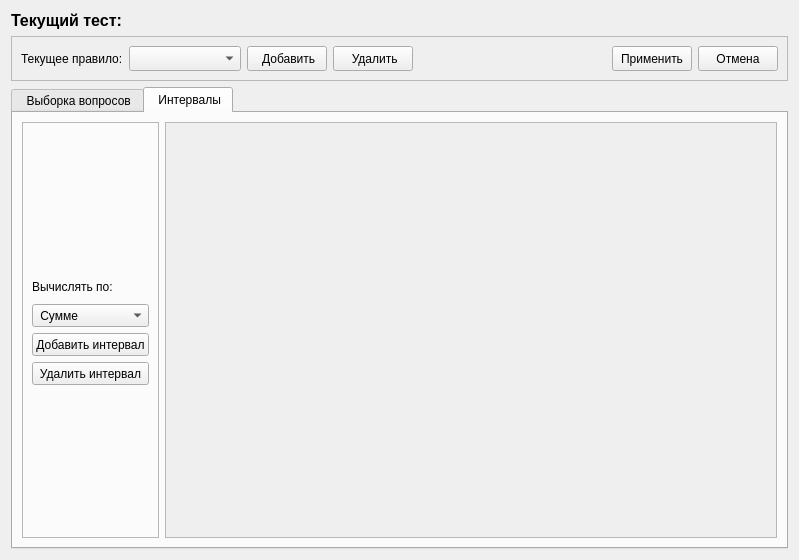
<?xml version="1.0" encoding="UTF-8"?>
<ui version="4.0">
 <class>Form</class>
 <widget class="QWidget" name="Form">
  <property name="geometry">
   <rect>
    <x>0</x>
    <y>0</y>
    <width>799</width>
    <height>560</height>
   </rect>
  </property>
  <property name="windowTitle">
   <string>UneTesElets v0.8: Модуль создания тестов</string>
  </property>
  <layout class="QVBoxLayout" name="verticalLayout_6">
   <item>
    <widget class="QLabel" name="label_4">
     <property name="text">
      <string>&lt;html&gt;&lt;head/&gt;&lt;body&gt;&lt;p&gt;&lt;span style=&quot; font-size:12pt; font-weight:600;&quot;&gt;Текущий тест: &lt;/span&gt;&lt;/p&gt;&lt;/body&gt;&lt;/html&gt;</string>
     </property>
    </widget>
   </item>
   <item>
    <widget class="QFrame" name="frame_3">
     <property name="minimumSize">
      <size>
       <width>0</width>
       <height>45</height>
      </size>
     </property>
     <property name="maximumSize">
      <size>
       <width>16777215</width>
       <height>45</height>
      </size>
     </property>
     <property name="frameShape">
      <enum>QFrame::StyledPanel</enum>
     </property>
     <property name="frameShadow">
      <enum>QFrame::Raised</enum>
     </property>
     <layout class="QHBoxLayout" name="horizontalLayout_3">
      <item>
       <widget class="QLabel" name="label_2">
        <property name="minimumSize">
         <size>
          <width>0</width>
          <height>25</height>
         </size>
        </property>
        <property name="text">
         <string>Текущее правило:</string>
        </property>
       </widget>
      </item>
      <item>
       <widget class="QComboBox" name="comboBox">
        <property name="minimumSize">
         <size>
          <width>112</width>
          <height>25</height>
         </size>
        </property>
       </widget>
      </item>
      <item>
       <widget class="QPushButton" name="pushButton_5">
        <property name="minimumSize">
         <size>
          <width>0</width>
          <height>25</height>
         </size>
        </property>
        <property name="text">
         <string> Добавить</string>
        </property>
       </widget>
      </item>
      <item>
       <widget class="QPushButton" name="pushButton_6">
        <property name="minimumSize">
         <size>
          <width>0</width>
          <height>25</height>
         </size>
        </property>
        <property name="text">
         <string> Удалить</string>
        </property>
       </widget>
      </item>
      <item>
       <spacer name="horizontalSpacer">
        <property name="orientation">
         <enum>Qt::Horizontal</enum>
        </property>
        <property name="sizeHint" stdset="0">
         <size>
          <width>40</width>
          <height>20</height>
         </size>
        </property>
       </spacer>
      </item>
      <item>
       <widget class="QPushButton" name="pushButton_9">
        <property name="minimumSize">
         <size>
          <width>0</width>
          <height>25</height>
         </size>
        </property>
        <property name="text">
         <string> Применить </string>
        </property>
       </widget>
      </item>
      <item>
       <widget class="QPushButton" name="pushButton_10">
        <property name="minimumSize">
         <size>
          <width>0</width>
          <height>25</height>
         </size>
        </property>
        <property name="text">
         <string> Отмена </string>
        </property>
       </widget>
      </item>
     </layout>
    </widget>
   </item>
   <item>
    <widget class="QTabWidget" name="tabWidget">
     <property name="currentIndex">
      <number>1</number>
     </property>
     <widget class="QWidget" name="tab">
      <attribute name="title">
       <string> Выборка вопросов</string>
      </attribute>
      <layout class="QVBoxLayout" name="verticalLayout_3">
       <item>
        <widget class="QFrame" name="frame">
         <property name="frameShape">
          <enum>QFrame::StyledPanel</enum>
         </property>
         <property name="frameShadow">
          <enum>QFrame::Raised</enum>
         </property>
         <layout class="QHBoxLayout" name="horizontalLayout">
          <item>
           <widget class="QListWidget" name="listWidget_2"/>
          </item>
          <item>
           <widget class="QFrame" name="frame_2">
            <property name="frameShape">
             <enum>QFrame::StyledPanel</enum>
            </property>
            <property name="frameShadow">
             <enum>QFrame::Raised</enum>
            </property>
            <layout class="QVBoxLayout" name="verticalLayout">
             <item>
              <spacer name="verticalSpacer_3">
               <property name="orientation">
                <enum>Qt::Vertical</enum>
               </property>
               <property name="sizeHint" stdset="0">
                <size>
                 <width>20</width>
                 <height>40</height>
                </size>
               </property>
              </spacer>
             </item>
             <item>
              <widget class="QPushButton" name="pushButton_4">
               <property name="text">
                <string>-&gt;</string>
               </property>
              </widget>
             </item>
             <item>
              <widget class="QPushButton" name="pushButton">
               <property name="text">
                <string>&lt;-</string>
               </property>
              </widget>
             </item>
             <item>
              <widget class="QPushButton" name="pushButton_2">
               <property name="text">
                <string>Все&gt;&gt;</string>
               </property>
              </widget>
             </item>
             <item>
              <widget class="QPushButton" name="pushButton_3">
               <property name="text">
                <string>&lt;&lt;Все</string>
               </property>
              </widget>
             </item>
             <item>
              <spacer name="verticalSpacer_4">
               <property name="orientation">
                <enum>Qt::Vertical</enum>
               </property>
               <property name="sizeHint" stdset="0">
                <size>
                 <width>20</width>
                 <height>40</height>
                </size>
               </property>
              </spacer>
             </item>
            </layout>
           </widget>
          </item>
          <item>
           <widget class="QListWidget" name="listWidget"/>
          </item>
         </layout>
        </widget>
       </item>
       <item>
        <layout class="QHBoxLayout" name="horizontalLayout_4">
         <item>
          <widget class="QTextEdit" name="textEdit">
           <property name="minimumSize">
            <size>
             <width>188</width>
             <height>188</height>
            </size>
           </property>
           <property name="maximumSize">
            <size>
             <width>16777215</width>
             <height>188</height>
            </size>
           </property>
          </widget>
         </item>
         <item>
          <widget class="QLabel" name="label_3">
           <property name="sizePolicy">
            <sizepolicy hsizetype="Preferred" vsizetype="Preferred">
             <horstretch>0</horstretch>
             <verstretch>0</verstretch>
            </sizepolicy>
           </property>
           <property name="minimumSize">
            <size>
             <width>188</width>
             <height>188</height>
            </size>
           </property>
           <property name="maximumSize">
            <size>
             <width>188</width>
             <height>188</height>
            </size>
           </property>
           <property name="sizeIncrement">
            <size>
             <width>1</width>
             <height>1</height>
            </size>
           </property>
           <property name="styleSheet">
            <string notr="true">margin: 0px;</string>
           </property>
           <property name="text">
            <string>&lt;html&gt;&lt;head/&gt;&lt;body&gt;&lt;p align=&quot;center&quot;&gt;&lt;span style=&quot; font-size:xx-large; font-weight:600; vertical-align:sub;&quot;&gt;&amp;lt;Not image&amp;gt; &lt;/span&gt;&lt;/p&gt;&lt;/body&gt;&lt;/html&gt;</string>
           </property>
           <property name="scaledContents">
            <bool>true</bool>
           </property>
          </widget>
         </item>
        </layout>
       </item>
      </layout>
     </widget>
     <widget class="QWidget" name="tab_2">
      <attribute name="title">
       <string> Интервалы</string>
      </attribute>
      <layout class="QHBoxLayout" name="horizontalLayout_2">
       <item>
        <widget class="QFrame" name="frame_4">
         <property name="frameShape">
          <enum>QFrame::StyledPanel</enum>
         </property>
         <property name="frameShadow">
          <enum>QFrame::Raised</enum>
         </property>
         <layout class="QVBoxLayout" name="verticalLayout_2">
          <item>
           <spacer name="verticalSpacer">
            <property name="orientation">
             <enum>Qt::Vertical</enum>
            </property>
            <property name="sizeHint" stdset="0">
             <size>
              <width>20</width>
              <height>40</height>
             </size>
            </property>
           </spacer>
          </item>
          <item>
           <widget class="QLabel" name="label">
            <property name="minimumSize">
             <size>
              <width>0</width>
              <height>23</height>
             </size>
            </property>
            <property name="text">
             <string>Вычислять по:</string>
            </property>
           </widget>
          </item>
          <item>
           <widget class="QComboBox" name="comboBox_2">
            <property name="minimumSize">
             <size>
              <width>0</width>
              <height>23</height>
             </size>
            </property>
            <item>
             <property name="text">
              <string> Сумме</string>
             </property>
            </item>
            <item>
             <property name="text">
              <string> Среднему</string>
             </property>
            </item>
           </widget>
          </item>
          <item>
           <widget class="QPushButton" name="pushButton_7">
            <property name="minimumSize">
             <size>
              <width>0</width>
              <height>23</height>
             </size>
            </property>
            <property name="text">
             <string>Добавить интервал</string>
            </property>
           </widget>
          </item>
          <item>
           <widget class="QPushButton" name="pushButton_8">
            <property name="minimumSize">
             <size>
              <width>0</width>
              <height>23</height>
             </size>
            </property>
            <property name="text">
             <string>Удалить интервал</string>
            </property>
           </widget>
          </item>
          <item>
           <spacer name="verticalSpacer_2">
            <property name="orientation">
             <enum>Qt::Vertical</enum>
            </property>
            <property name="sizeHint" stdset="0">
             <size>
              <width>20</width>
              <height>40</height>
             </size>
            </property>
           </spacer>
          </item>
         </layout>
        </widget>
       </item>
       <item>
        <widget class="QScrollArea" name="scrollArea">
         <property name="styleSheet">
          <string notr="true"/>
         </property>
         <property name="widgetResizable">
          <bool>true</bool>
         </property>
         <widget class="QWidget" name="scrollAreaWidgetContents">
          <property name="geometry">
           <rect>
            <x>0</x>
            <y>0</y>
            <width>604</width>
            <height>415</height>
           </rect>
          </property>
          <layout class="QVBoxLayout" name="verticalLayout_5">
           <item>
            <layout class="QVBoxLayout" name="verticalLayout_4">
             <property name="sizeConstraint">
              <enum>QLayout::SetMaximumSize</enum>
             </property>
            </layout>
           </item>
          </layout>
         </widget>
        </widget>
       </item>
      </layout>
     </widget>
    </widget>
   </item>
  </layout>
 </widget>
 <resources/>
 <connections/>
</ui>
